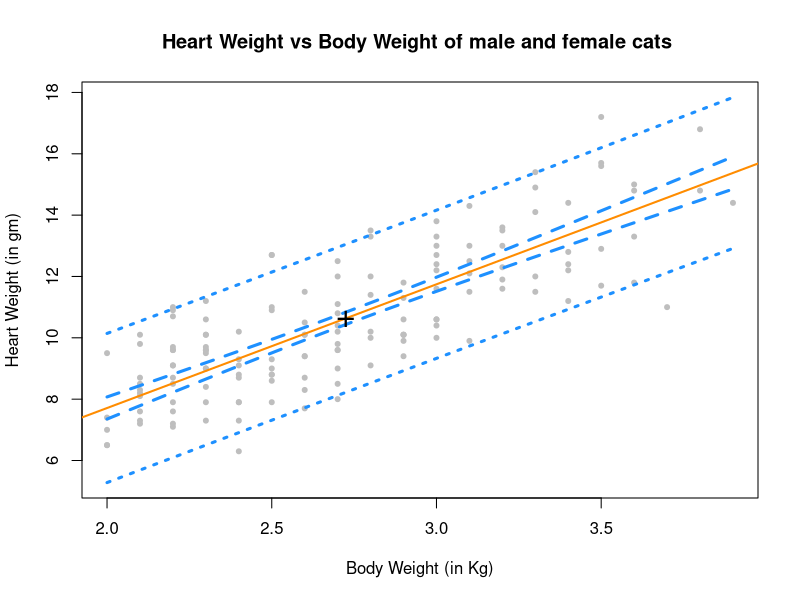
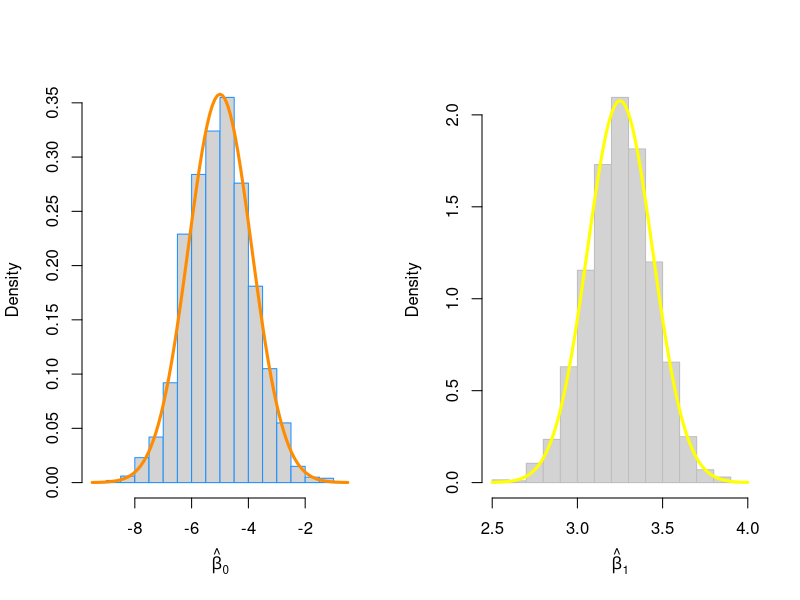

Write R code to recreate these figures, in order.
## ---- chunk 1
library(MASS)
data(cats)
cat_model = lm(Hwt ~ Bwt, data=cats)
summary(cat_model)$coefficients[2,c(3,4)]
## ---- chunk 2
confint(cat_model, parm="Bwt", level = 0.90)
## ---- chunk 3
confint(cat_model, parm = "(Intercept)" , level = 0.99)
## ---- chunk 4
predict(cat_model, newdata = data.frame(Bwt = c(2.1, 2.8)), 
        interval = c("confidence"), level = 0.99)
## ---- chunk 5
predict(cat_model, newdata = data.frame(Bwt = c(2.8, 4.2)), 
        interval = c("prediction"), level = 0.99)
## ---- chunk 6
X_grid = seq(min(cats$Bwt), max(cats$Bwt), by = 0.01)
Y_ci_band = predict(cat_model, 
                       newdata = data.frame(Bwt = X_grid), 
                       interval = "confidence", level = 0.90)
Y_pi_band = predict(cat_model, 
                       newdata = data.frame(Bwt = X_grid), 
                       interval = "prediction", level = 0.90) 

plot(Hwt ~ Bwt, data = cats,
     xlab = "Body Weight (in Kg)",
     ylab = "Heart Weight (in gm)",
     main = "Heart Weight vs Body Weight of male and female cats ",
     pch  = 20,
     cex  = 1,
     col  = "grey",
     ylim = c(min(Y_pi_band), max(Y_pi_band)))
abline(cat_model, lwd = 2, col = "darkorange")

lines(X_grid, Y_ci_band[,"lwr"], col = "dodgerblue", lwd = 3, lty = 2)
lines(X_grid, Y_ci_band[,"upr"], col = "dodgerblue", lwd = 3, lty = 2)
lines(X_grid, Y_pi_band[,"lwr"], col = "dodgerblue", lwd = 3, lty = 3)
lines(X_grid, Y_pi_band[,"upr"], col = "dodgerblue", lwd = 3, lty = 3)
points(mean(cats$Bwt), mean(cats$Hwt), pch = "+", cex = 2, col = "black")
## ---- chunk 7
beta_1_hat = coef(cat_model)[2]
RSS = summary(cat_model)$sigma
Sxx = sum((cats$Bwt - mean(cats$Bwt))^2)
SE_beta_1_hat = RSS / sqrt(Sxx)

t_val = (beta_1_hat - 4) / SE_beta_1_hat

p_val = 2 * pt(abs(t_val), nrow(cats)-2, lower.tail = FALSE)

c(t_val, p_val)
## ---- chunk 8
data(Ozone, package = "mlbench")
Ozone = Ozone[, c(4, 6, 7, 8)]
colnames(Ozone) = c("ozone", "wind", "humidity", "temp")
Ozone = Ozone[complete.cases(Ozone), ]
## ---- chunk 9
ozone_wind_model = lm(ozone ~ wind, data=Ozone)
summary(ozone_wind_model)$coefficients[2,c(3,4)]
## ---- chunk 10
ozone_temp_model = lm(ozone ~ temp, data=Ozone)
summary(ozone_temp_model)$coefficients[2,c(3,4)]
## ---- chunk 11
birthday = 19820517
set.seed(birthday)
n = 50
x = seq(0, 10, length = n)

beta_0=-5
beta_1=3.25
sigma = 4

num_samples = 2000
beta_0_hats = rep(0, num_samples)
beta_1_hats = rep(0, num_samples)

for (i in 1:num_samples) {
  eps = rnorm(n, mean = 0, sd = sigma)
  y   = beta_0 + beta_1 * x + eps
  
  sim_model = lm(y ~ x)
  
  beta_0_hats[i] = coef(sim_model)[1]
  beta_1_hats[i] = coef(sim_model)[2]
}


## ---- chunk 12

Sxx = sum( (x-mean(x))^2 )
SE_beta_0_hat = sigma * sqrt((1/n + mean(x)^2/Sxx))
SE_beta_1_hat = sigma / sqrt(Sxx)

results = data.frame(
  Measure = c("True Expected Value", "Meam of Simulated", "True SD", "SD from Simulated"),
  Beta_0_hat = c(-5, mean(beta_0_hats), SE_beta_0_hat, sd(beta_0_hats)),
  beta_1_hat = c(3.25, mean(beta_1_hats), SE_beta_1_hat, sd(beta_1_hats))
)
knitr::kable(results)
## ---- chunk 13

par(mfrow=c(1,2))
hist(beta_0_hats, prob = TRUE, breaks = 20, 
     xlab = expression(hat(beta)[0]), main = "", border = "dodgerblue")
curve(dnorm(x, mean = beta_0, sd = SE_beta_0_hat), 
      col = "darkorange", add = TRUE, lwd = 3)

hist(beta_1_hats, prob = TRUE, breaks = 20, 
     xlab = expression(hat(beta)[1]), main = "", border = "grey")
curve(dnorm(x, mean = beta_1, sd = SE_beta_1_hat), 
      col = "yellow", add = TRUE, lwd = 3)
## ---- chunk 14
birthday = 19820501
set.seed(birthday)
n = 25
x = seq(0, 2.5, length = n)
## ---- chunk 15
beta_0=5
beta_1=2
sigma=3

num_samples = 2500
beta_0_hats = rep(0, num_samples)
beta_1_hats = rep(0, num_samples)
SE_beta_0_hats = rep(0, num_samples)
SE_beta_1_hats = rep(0, num_samples)
Sxx = sum( (x - mean(x))^2 )

for (i in 1:num_samples) {
  eps = rnorm(n, mean = 0, sd = sigma)
  y   = beta_0 + beta_1 * x + eps
  
  sim_model = lm(y ~ x)
  
  beta_0_hats[i] = coef(sim_model)[1]
  beta_1_hats[i] = coef(sim_model)[2]
  SE_beta_0_hats[i] = summary(sim_model)$sigma * sqrt(1/n + mean(x)^2/Sxx)
  SE_beta_1_hats[i] = summary(sim_model)$sigma * sqrt(1/Sxx)
  
}
## ---- chunk 16
crit = qt((1-0.95)/2, df=n-2, lower.tail = FALSE)

lower_95 = beta_1_hats - crit * SE_beta_1_hats
upper_95 = beta_1_hats + crit * SE_beta_1_hats

## ---- chunk 17
mean(lower_95 < 2 & 2 < upper_95)
## ---- chunk 18
1 - mean(lower_95 < 0 & 0 < upper_95)
## ---- chunk 19
crit = qt((1-0.99)/2, df=n-2, lower.tail = FALSE)

lower_99 = beta_1_hats - crit * SE_beta_1_hats
upper_99 = beta_1_hats + crit * SE_beta_1_hats

## ---- chunk 20
mean(lower_99 < 2 & 2 < upper_99)
## ---- chunk 21
1 - mean(lower_99 < 0 & 0 < upper_99)
## ---- chunk 22
calc_pred_int = function(model,newdata,level=0.95){

data = newdata
n = nrow(model$model)
Se = summary(model)$sigma
x = model$model[,2]

estimate = predict(model, newdata=data)
crit = qt((1-level)/2, df=n-2, lower.tail = FALSE)
Sxx = sum((x - mean(x))^2)

g = sqrt(1 + 1/n + (data$Bwt -mean(x))^2/Sxx)
lower = estimate - crit * Se * g
upper = estimate + crit * Se * g

v = c(estimate, lower, upper)
names(v) = c("estimate", "lower", "upper")

return(v)
}

## ---- chunk 23
newcat_1 = data.frame(Bwt = 4.0)
calc_pred_int(cat_model, newcat_1)
## ---- chunk 24
newcat_2 = data.frame(Bwt = 3.3)
calc_pred_int(cat_model, newcat_2, level = 0.99)
